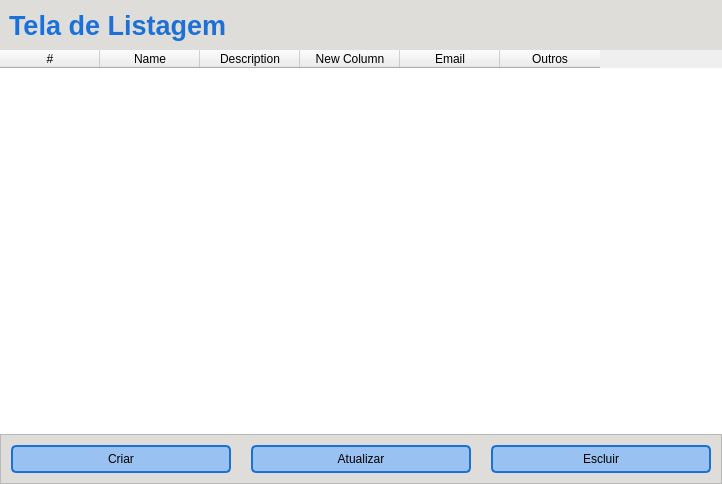
<?xml version="1.0" encoding="UTF-8"?>
<ui version="4.0">
 <class>FormList</class>
 <widget class="QWidget" name="FormList">
  <property name="geometry">
   <rect>
    <x>0</x>
    <y>0</y>
    <width>722</width>
    <height>484</height>
   </rect>
  </property>
  <property name="minimumSize">
   <size>
    <width>722</width>
    <height>484</height>
   </size>
  </property>
  <property name="windowTitle">
   <string>Listagem</string>
  </property>
  <property name="styleSheet">
   <string notr="true">QLineEdit {
    border-radius: 5px;
    padding: 3px;   
	background-color: rgb(87, 79, 74);
    color: rgb(255, 255, 255);
}

QPushButton {
    background-color: rgb(153, 193, 241);
    border-radius: 5px;
    border: 2px solid rgb(28, 113, 216);
}

QLineEdit:hover {
    border: 2px solid rgb(55, 55, 55);
}

QLineEdit:focus {
    border: 2px solid rgb(28, 113, 216);
    color: rgb(200, 200, 200);
}

#container {
    background-color: rgb(222, 221, 218);
}

</string>
  </property>
  <layout class="QVBoxLayout" name="verticalLayout">
   <property name="spacing">
    <number>0</number>
   </property>
   <property name="leftMargin">
    <number>0</number>
   </property>
   <property name="topMargin">
    <number>0</number>
   </property>
   <property name="rightMargin">
    <number>0</number>
   </property>
   <property name="bottomMargin">
    <number>0</number>
   </property>
   <item>
    <widget class="QFrame" name="container">
     <property name="frameShape">
      <enum>QFrame::NoFrame</enum>
     </property>
     <property name="frameShadow">
      <enum>QFrame::Raised</enum>
     </property>
     <layout class="QVBoxLayout" name="verticalLayout_2">
      <property name="spacing">
       <number>0</number>
      </property>
      <property name="leftMargin">
       <number>0</number>
      </property>
      <property name="topMargin">
       <number>0</number>
      </property>
      <property name="rightMargin">
       <number>0</number>
      </property>
      <property name="bottomMargin">
       <number>0</number>
      </property>
      <item>
       <widget class="QFrame" name="frame">
        <property name="minimumSize">
         <size>
          <width>0</width>
          <height>50</height>
         </size>
        </property>
        <property name="maximumSize">
         <size>
          <width>16777215</width>
          <height>50</height>
         </size>
        </property>
        <property name="frameShape">
         <enum>QFrame::NoFrame</enum>
        </property>
        <property name="frameShadow">
         <enum>QFrame::Raised</enum>
        </property>
        <layout class="QHBoxLayout" name="horizontalLayout_3">
         <item>
          <widget class="QLabel" name="label_capiton">
           <property name="font">
            <font>
             <pointsize>20</pointsize>
             <bold>true</bold>
            </font>
           </property>
           <property name="styleSheet">
            <string notr="true">color: rgb(28, 113, 216);</string>
           </property>
           <property name="text">
            <string>Tela de Listagem</string>
           </property>
          </widget>
         </item>
        </layout>
       </widget>
      </item>
      <item>
       <widget class="QFrame" name="frame_2">
        <property name="frameShape">
         <enum>QFrame::NoFrame</enum>
        </property>
        <property name="frameShadow">
         <enum>QFrame::Raised</enum>
        </property>
        <layout class="QVBoxLayout" name="verticalLayout_3">
         <property name="spacing">
          <number>0</number>
         </property>
         <property name="leftMargin">
          <number>0</number>
         </property>
         <property name="topMargin">
          <number>0</number>
         </property>
         <property name="rightMargin">
          <number>0</number>
         </property>
         <property name="bottomMargin">
          <number>0</number>
         </property>
         <item>
          <widget class="QTableWidget" name="tableWidget">
           <property name="font">
            <font>
             <pointsize>12</pointsize>
            </font>
           </property>
           <property name="autoFillBackground">
            <bool>false</bool>
           </property>
           <property name="frameShape">
            <enum>QFrame::NoFrame</enum>
           </property>
           <property name="editTriggers">
            <set>QAbstractItemView::DoubleClicked|QAbstractItemView::EditKeyPressed|QAbstractItemView::SelectedClicked</set>
           </property>
           <property name="selectionMode">
            <enum>QAbstractItemView::MultiSelection</enum>
           </property>
           <property name="selectionBehavior">
            <enum>QAbstractItemView::SelectRows</enum>
           </property>
           <column>
            <property name="text">
             <string>#</string>
            </property>
           </column>
           <column>
            <property name="text">
             <string>Name</string>
            </property>
           </column>
           <column>
            <property name="text">
             <string>Description</string>
            </property>
           </column>
           <column>
            <property name="text">
             <string>New Column</string>
            </property>
           </column>
           <column>
            <property name="text">
             <string>Email</string>
            </property>
           </column>
           <column>
            <property name="text">
             <string>Outros</string>
            </property>
           </column>
          </widget>
         </item>
        </layout>
       </widget>
      </item>
      <item>
       <widget class="QFrame" name="frame_3">
        <property name="minimumSize">
         <size>
          <width>0</width>
          <height>50</height>
         </size>
        </property>
        <property name="maximumSize">
         <size>
          <width>16777215</width>
          <height>50</height>
         </size>
        </property>
        <property name="frameShape">
         <enum>QFrame::NoFrame</enum>
        </property>
        <property name="frameShadow">
         <enum>QFrame::Raised</enum>
        </property>
        <layout class="QHBoxLayout" name="horizontalLayout">
         <property name="spacing">
          <number>0</number>
         </property>
         <property name="leftMargin">
          <number>0</number>
         </property>
         <property name="topMargin">
          <number>0</number>
         </property>
         <property name="rightMargin">
          <number>0</number>
         </property>
         <property name="bottomMargin">
          <number>0</number>
         </property>
         <item>
          <widget class="QFrame" name="frame_4">
           <property name="frameShape">
            <enum>QFrame::StyledPanel</enum>
           </property>
           <property name="frameShadow">
            <enum>QFrame::Raised</enum>
           </property>
           <layout class="QHBoxLayout" name="horizontalLayout_2">
            <property name="spacing">
             <number>20</number>
            </property>
            <property name="leftMargin">
             <number>10</number>
            </property>
            <property name="topMargin">
             <number>0</number>
            </property>
            <property name="rightMargin">
             <number>10</number>
            </property>
            <property name="bottomMargin">
             <number>0</number>
            </property>
            <item>
             <widget class="QPushButton" name="btn_create">
              <property name="minimumSize">
               <size>
                <width>220</width>
                <height>28</height>
               </size>
              </property>
              <property name="maximumSize">
               <size>
                <width>220</width>
                <height>16777215</height>
               </size>
              </property>
              <property name="text">
               <string>Criar</string>
              </property>
             </widget>
            </item>
            <item>
             <widget class="QPushButton" name="btn_update">
              <property name="minimumSize">
               <size>
                <width>220</width>
                <height>28</height>
               </size>
              </property>
              <property name="maximumSize">
               <size>
                <width>220</width>
                <height>16777215</height>
               </size>
              </property>
              <property name="text">
               <string>Atualizar</string>
              </property>
             </widget>
            </item>
            <item>
             <widget class="QPushButton" name="btn_drop">
              <property name="minimumSize">
               <size>
                <width>220</width>
                <height>28</height>
               </size>
              </property>
              <property name="maximumSize">
               <size>
                <width>220</width>
                <height>16777215</height>
               </size>
              </property>
              <property name="text">
               <string>Escluir</string>
              </property>
             </widget>
            </item>
           </layout>
          </widget>
         </item>
        </layout>
       </widget>
      </item>
     </layout>
    </widget>
   </item>
  </layout>
 </widget>
 <resources/>
 <connections/>
</ui>
